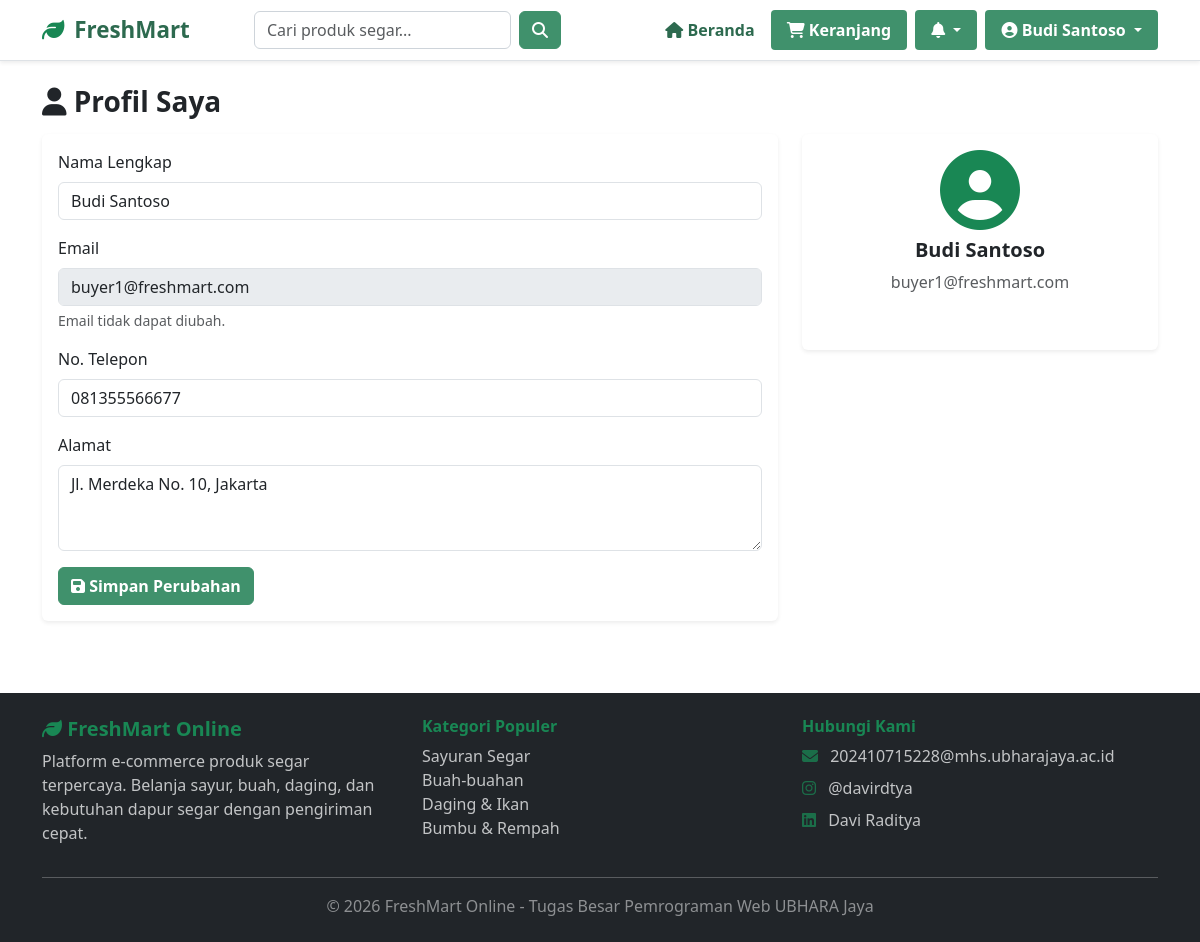
Page /src/views/buyer/profile.php (signed in) on the committed database.
### tables this page shows
CREATE TABLE users (
    id INT AUTO_INCREMENT PRIMARY KEY,
    name VARCHAR(100) NOT NULL,
    email VARCHAR(100) NOT NULL UNIQUE,
    password VARCHAR(255) NOT NULL,
    role ENUM('admin', 'seller', 'buyer') NOT NULL DEFAULT 'buyer',
    phone VARCHAR(20),
    address TEXT,
    is_verified TINYINT(1) DEFAULT 0,
    created_at TIMESTAMP DEFAULT CURRENT_TIMESTAMP,
    updated_at TIMESTAMP DEFAULT CURRENT_TIMESTAMP ON UPDATE CURRENT_TIMESTAMP
);

### src/config/database.php (called while the page is built, shortened)
<?php
function e($string) {
    return htmlspecialchars($string, ENT_QUOTES, 'UTF-8');
}

### src/views/buyer/profile.php (the view, shortened to what this page needs)
<?php
require_once __DIR__ . '/../../config/database.php';
require_once __DIR__ . '/../partials/header.php';
$db = getDBConnection();
$userId = $_SESSION['user_id'];
$stmt = $db->prepare("SELECT * FROM users WHERE id = ?");
$stmt->execute([$userId]);
$user = $stmt->fetch();
?>
<div class="container py-4">
    <h3 class="fw-bold mb-3"><i class="fas fa-user"></i> Profil Saya</h3>
    <div class="row g-4">
        <div class="col-md-8">
            <div class="card border-0 shadow-sm">
                <div class="card-body">
                    <form method="POST">
                        <div class="mb-3">
                            <label class="form-label">Nama Lengkap</label>
                            <input type="text" name="name" class="form-control" value="<?php echo e($_POST['name'] ?? $user['name']); ?>" required>
                        </div>
                        <div class="mb-3">
                            <label class="form-label">Email</label>
                            <input type="email" class="form-control" value="<?php echo e($user['email']); ?>" disabled>
                            <div class="form-text">Email tidak dapat diubah.</div>
                        </div>
                        <div class="mb-3">
                            <label class="form-label">No. Telepon</label>
                            <input type="text" name="phone" class="form-control" value="<?php echo e($_POST['phone'] ?? $user['phone']); ?>">
                        </div>
                        <div class="mb-3">
                            <label class="form-label">Alamat</label>
                            <textarea name="address" class="form-control" rows="3"><?php echo e($_POST['address'] ?? $user['address']); ?></textarea>
                        </div>
                        <button type="submit" class="btn btn-green fw-bold"><i class="fas fa-save"></i> Simpan Perubahan</button>
                    </form>
                </div>
            </div>
        </div>
        <div class="col-md-4">
            <div class="card border-0 shadow-sm text-center">
                <div class="card-body">
                    <i class="fas fa-user-circle text-success" style="font-size:5rem;"></i>
                    <h5 class="mt-2 fw-bold"><?php echo e($user['name']); ?></h5>
                    <p class="text-muted"><?php echo e($user['email']); ?></p>
                    <span class="badge bg-green">Pembeli</span>
                </div>
            </div>
        </div>
    </div>
</div>
<?php require_once __DIR__ . '/../partials/footer.php'; ?>

### src/assets/css/style.css (style rules this page uses)
.btn-green { background-color: #40916c; border-color: #40916c; color: white; }

### rows in the picture
users: name "Budi Santoso", email "buyer1@freshmart.com", phone "081355566677", address "Jl. Merdeka No. 10, Jakarta"

### other values in the picture
$userName "Budi Santoso"
